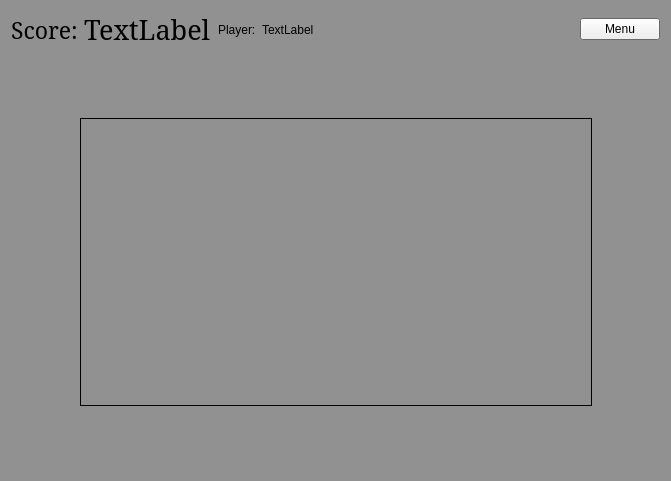
<?xml version="1.0" encoding="UTF-8"?>
<ui version="4.0">
 <class>page_field</class>
 <widget class="QWidget" name="page_field">
  <property name="geometry">
   <rect>
    <x>0</x>
    <y>0</y>
    <width>671</width>
    <height>481</height>
   </rect>
  </property>
  <property name="palette">
   <palette>
    <active>
     <colorrole role="Base">
      <brush brushstyle="SolidPattern">
       <color alpha="255">
        <red>46</red>
        <green>47</green>
        <blue>48</blue>
       </color>
      </brush>
     </colorrole>
     <colorrole role="Window">
      <brush brushstyle="SolidPattern">
       <color alpha="255">
        <red>145</red>
        <green>145</green>
        <blue>145</blue>
       </color>
      </brush>
     </colorrole>
    </active>
    <inactive>
     <colorrole role="Base">
      <brush brushstyle="SolidPattern">
       <color alpha="255">
        <red>46</red>
        <green>47</green>
        <blue>48</blue>
       </color>
      </brush>
     </colorrole>
     <colorrole role="Window">
      <brush brushstyle="SolidPattern">
       <color alpha="255">
        <red>145</red>
        <green>145</green>
        <blue>145</blue>
       </color>
      </brush>
     </colorrole>
    </inactive>
    <disabled>
     <colorrole role="Base">
      <brush brushstyle="SolidPattern">
       <color alpha="255">
        <red>145</red>
        <green>145</green>
        <blue>145</blue>
       </color>
      </brush>
     </colorrole>
     <colorrole role="Window">
      <brush brushstyle="SolidPattern">
       <color alpha="255">
        <red>145</red>
        <green>145</green>
        <blue>145</blue>
       </color>
      </brush>
     </colorrole>
    </disabled>
   </palette>
  </property>
  <property name="windowTitle">
   <string>Form</string>
  </property>
  <property name="autoFillBackground">
   <bool>true</bool>
  </property>
  <layout class="QVBoxLayout" name="verticalLayout">
   <item>
    <layout class="QHBoxLayout" name="horizontalLayout">
     <item>
      <widget class="QLabel" name="label">
       <property name="font">
        <font>
         <family>MS Serif</family>
         <pointsize>17</pointsize>
        </font>
       </property>
       <property name="text">
        <string>Score:</string>
       </property>
      </widget>
     </item>
     <item>
      <widget class="QLabel" name="score">
       <property name="font">
        <font>
         <family>MS Serif</family>
         <pointsize>20</pointsize>
        </font>
       </property>
       <property name="text">
        <string>TextLabel</string>
       </property>
      </widget>
     </item>
     <item>
      <widget class="QLabel" name="label_2">
       <property name="text">
        <string>Player:</string>
       </property>
      </widget>
     </item>
     <item>
      <widget class="QLabel" name="label_playerName">
       <property name="text">
        <string>TextLabel</string>
       </property>
      </widget>
     </item>
     <item>
      <spacer name="horizontalSpacer">
       <property name="orientation">
        <enum>Qt::Horizontal</enum>
       </property>
       <property name="sizeHint" stdset="0">
        <size>
         <width>246</width>
         <height>20</height>
        </size>
       </property>
      </spacer>
     </item>
     <item>
      <widget class="QPushButton" name="pushButton_menu">
       <property name="text">
        <string>Menu</string>
       </property>
      </widget>
     </item>
    </layout>
   </item>
   <item>
    <spacer name="verticalSpacer">
     <property name="orientation">
      <enum>Qt::Vertical</enum>
     </property>
     <property name="sizeHint" stdset="0">
      <size>
       <width>20</width>
       <height>50</height>
      </size>
     </property>
    </spacer>
   </item>
   <item>
    <layout class="QHBoxLayout" name="horizontalLayout_2">
     <item>
      <spacer name="horizontalSpacer_2">
       <property name="orientation">
        <enum>Qt::Horizontal</enum>
       </property>
       <property name="sizeHint" stdset="0">
        <size>
         <width>40</width>
         <height>20</height>
        </size>
       </property>
      </spacer>
     </item>
     <item>
      <widget class="QFrame" name="frame_field">
       <property name="minimumSize">
        <size>
         <width>512</width>
         <height>288</height>
        </size>
       </property>
       <property name="frameShape">
        <enum>QFrame::Box</enum>
       </property>
      </widget>
     </item>
     <item>
      <spacer name="horizontalSpacer_3">
       <property name="orientation">
        <enum>Qt::Horizontal</enum>
       </property>
       <property name="sizeHint" stdset="0">
        <size>
         <width>40</width>
         <height>20</height>
        </size>
       </property>
      </spacer>
     </item>
    </layout>
   </item>
   <item>
    <spacer name="verticalSpacer_2">
     <property name="orientation">
      <enum>Qt::Vertical</enum>
     </property>
     <property name="sizeHint" stdset="0">
      <size>
       <width>58</width>
       <height>50</height>
      </size>
     </property>
    </spacer>
   </item>
  </layout>
  <zorder>verticalSpacer_2</zorder>
  <zorder>verticalSpacer</zorder>
 </widget>
 <resources/>
 <connections/>
</ui>
